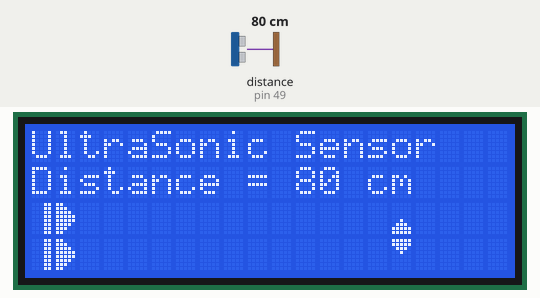
Bench run of a sketch on a simulated Arduino Mega 2560, built with avr-gcc and run on an emulated ATmega2560. Shown: 20×4 character LCD. Wiring (inferred from the names in the program): ultrasonic range finder: trigger pin 48; echo pin 49. Inputs (shaded band) come from the test bench; at power-on: distance to the obstacle (sensor on pin 49) 80 cm. The echo pulse lasts 58.3 µs per cm; what the sketch prints to the serial monitor is not drawn.

Above: at 1.3 s.
1.4 s: distance to the obstacle (sensor on pin 49) set to 2 cm
At 1.98 s:
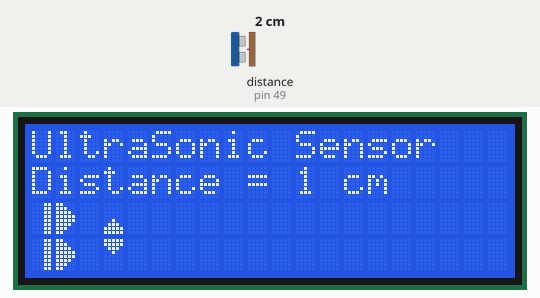
4.5 s: distance to the obstacle (sensor on pin 49) set to 60 cm
At 5.6 s:
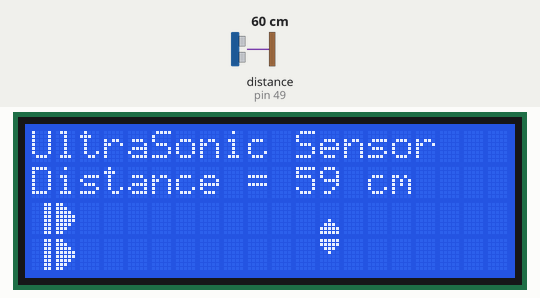
6.3 s: distance to the obstacle (sensor on pin 49) set to 120 cm
At 8.2 s:
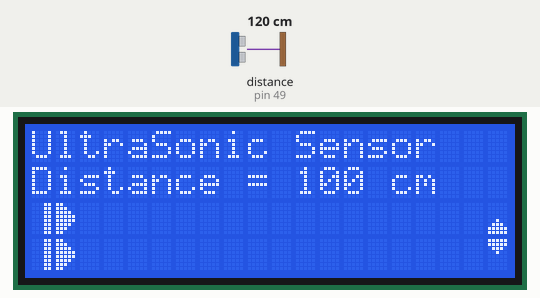
Timing chart, 0 to 9.7 s (numbered marks = the images above; inputs shaded):
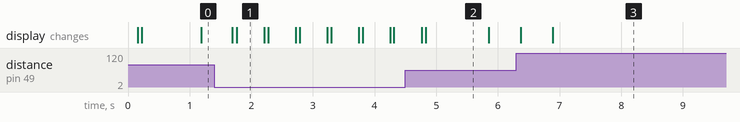

The sketch:

Ardiuno_Ultrasonic_LCD_modifyed.ino
```cpp
#include <Wire.h>
#include <Adafruit_GFX.h>
#include <Adafruit_SSD1306.h>
#include <LiquidCrystal_I2C.h>


#define TRIG_PIN 48
#define ECHO_PIN 49


LiquidCrystal_I2C lcd(0x27, 20, 4);
int distance = 100;


byte sensorTopLeft[8] = {
  0b00011, 0b00011, 0b00011, 0b00011,
  0b00011, 0b00011, 0b00011, 0b00011
};
byte sensorTopRight[8] = {
  0b11000, 0b11100, 0b11110, 0b11111,
  0b11111, 0b11110, 0b11100, 0b11000
};
byte sensorBottomLeft[8] = {
  0b00011, 0b00011, 0b00011, 0b00011,
  0b00011, 0b00011, 0b00011, 0b00011
};
byte sensorBottomRight[8] = {
  0b11000, 0b11100, 0b11110, 0b11111,
  0b11111, 0b11110, 0b11100, 0b11000
};


byte objectTopLeft[8] = {
  0b00000, 0b00000, 0b00000, 0b00000,
  0b00100, 0b01110, 0b11111, 0b11111
};


byte objectBottomLeft[8] = {
  0b11111, 0b11111, 0b01110, 0b00100,
  0b00000, 0b00000, 0b00000, 0b00000
};


void setup() {
  Serial.begin(9600);
  pinMode(TRIG_PIN, OUTPUT);
  pinMode(ECHO_PIN, INPUT);
  Wire.begin();
  lcd.init();
  lcd.backlight();
  lcd.createChar(0, sensorTopLeft);
  lcd.createChar(1, sensorTopRight);
  lcd.createChar(2, sensorBottomLeft);
  lcd.createChar(3, sensorBottomRight);
  lcd.createChar(4, objectTopLeft);
  lcd.createChar(6, objectBottomLeft);
  lcd.clear();
}


void loop() {
  distance = Read_Distance_with_Ultrasonic_LCD();
  Serial_Monitor_Output(distance);
  Pixels_On_LCD(distance);
  delay(100);
}


int Read_Distance_with_Ultrasonic_LCD() {
  digitalWrite(TRIG_PIN, LOW);
  delayMicroseconds(2);
  digitalWrite(TRIG_PIN, HIGH);
  delayMicroseconds(10);
  digitalWrite(TRIG_PIN, LOW);
  long duration = pulseIn(ECHO_PIN, HIGH);
  int dist = duration * 0.0343 / 2;
  return constrain(dist, 0, 100);
}


void Serial_Monitor_Output(int distance) {
  Serial.print("Distance: ");
  Serial.print(distance);
  Serial.println(" cm");
}


void defineLCDChars() {
  lcd.setCursor(0, 2);
  lcd.write(byte(0));
  lcd.setCursor(1, 2);
  lcd.write(byte(1));
  lcd.setCursor(0, 3);
  lcd.write(byte(2));
  lcd.setCursor(1, 3);
  lcd.write(byte(3));


  int objCol = map(distance, 0, 100, 3, 19);


  for (int i = 3; i < 20; i++) {
    lcd.setCursor(i, 2);
    lcd.print(" ");
    lcd.setCursor(i, 3);
    lcd.print(" ");
  }


  if (objCol < 20) {
    lcd.setCursor(objCol, 2);
    lcd.write(byte(4));


    lcd.setCursor(objCol, 3);
    lcd.write(byte(6));
  }


  delay(300);
}
void Pixels_On_LCD(int distance) {
  lcd.setCursor(0, 0);
  lcd.print("UltraSonic Sensor");
  lcd.setCursor(0, 1);
  lcd.print("Distance = ");
  lcd.print(distance);
  lcd.print(" cm     ");
  defineLCDChars();
}
```

Measured:
- after the input at 1.4 s, the display: first changes after 0.29 s (image 1 shows a later state)
- after the input at 4.5 s, the display: first changes after 0.26 s (image 2 shows a later state)
- after the input at 6.3 s, the display: first differs from a run without the input after 0.59 s (image 3)
- what the display in image 1 shows lasts 0.4 s, from 1.8 s to 2.2 s
- what the display in image 2 shows lasts 1.1 s, from 4.8 s to 5.9 s
